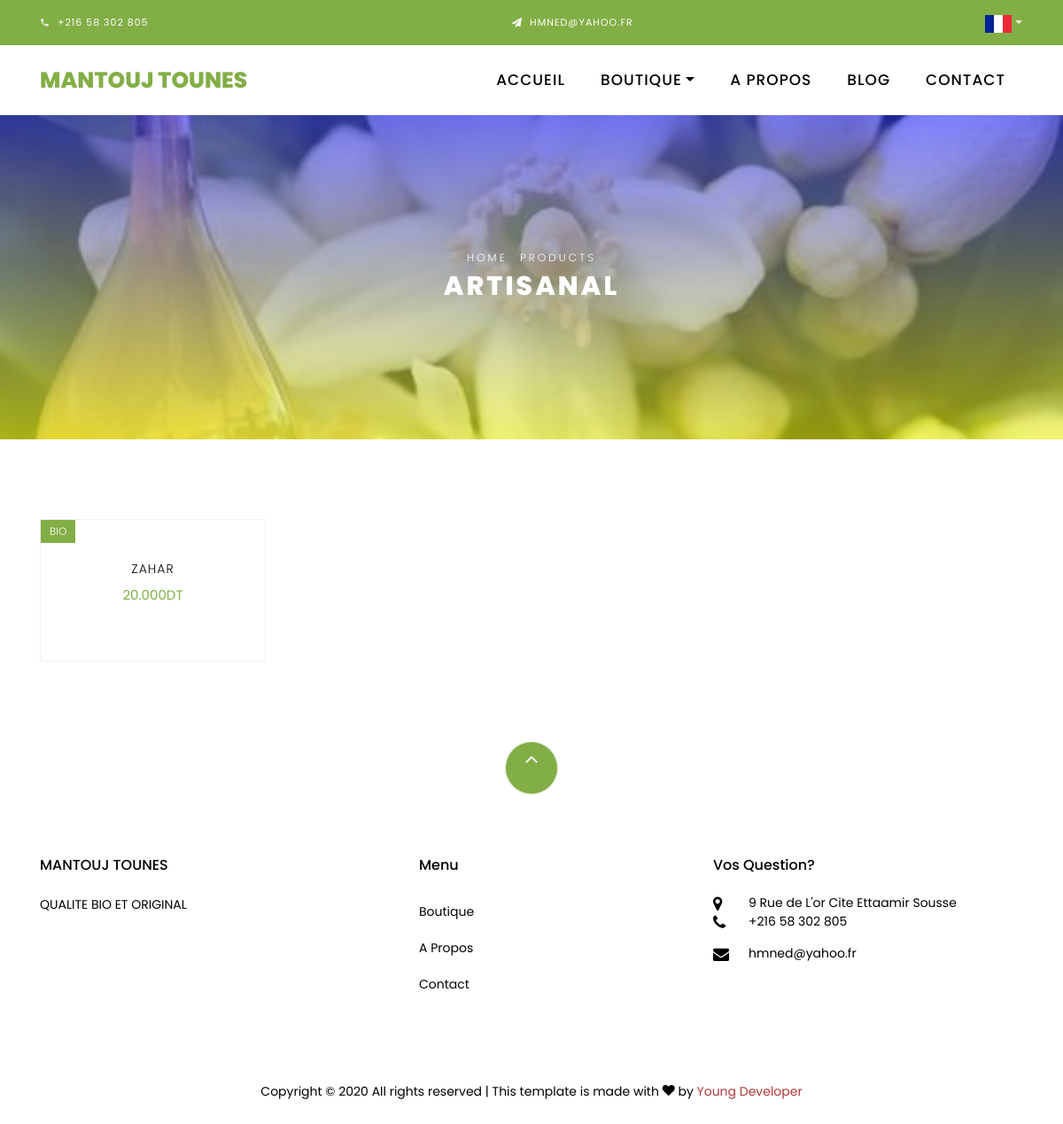
Page /fr/artisanal on the earlier database version.
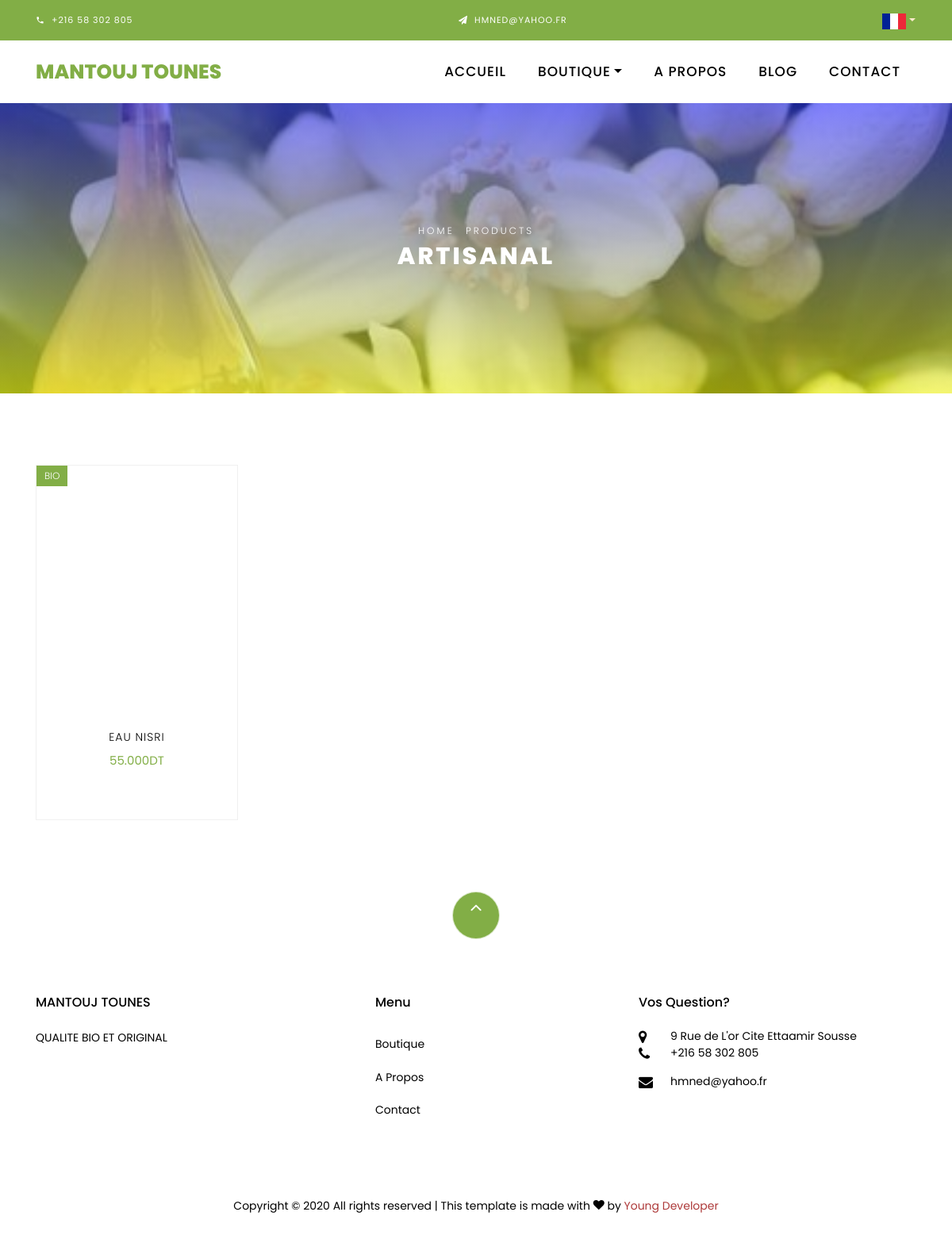
Same page on the later database version.
### fr/models.py (models this page shows, shortened)
class ArtisanalProduct(models.Model):
    name = models.CharField(max_length=50000)
    price = models.DecimalField(decimal_places=3, max_digits=6)
    image = models.ImageField(upload_to='pics')
    description = models.TextField(max_length=10000000)

### fr/views.py (the view)
# urls.py: path('artisanal', views.artisanal, name='artisanal'),
def artisanal(request):
    Products = ArtisanalProduct.objects.all()
    return render(request, 'fr/artisanalfr.html', context={'products': Products})

### template/fr/artisanalfr.html (shortened to what the changed rows need)
{% load static %}
<!DOCTYPE html>
<html lang="en">
<head>
  <link rel="stylesheet" href="{% static 'css/open-iconic-bootstrap.min.css' %}">
  <link rel="stylesheet" href="{% static 'css/animate.css' %}">
  <link rel="stylesheet" href="{% static 'css/owl.carousel.min.css' %}">
  <link rel="stylesheet" href="{% static 'css/owl.theme.default.min.css' %}">
  <link rel="stylesheet" href="{% static 'css/magnific-popup.css' %}">
  <link rel="stylesheet" href="{% static 'css/aos.css' %}">
  <link rel="stylesheet" href="{% static 'css/ionicons.min.css' %}">
  <link rel="stylesheet" href="{% static 'css/bootstrap-datepicker.css' %}">
  <link rel="stylesheet" href="{% static 'css/jquery.timepicker.css' %}">
  <link rel="stylesheet" href="{% static 'css/flaticon.css' %}">
  <link rel="stylesheet" href="{% static 'css/icomoon.css' %}">
  <link rel="stylesheet" href="{% static 'css/style.css' %}">
</head>
<body class="goto-here">
  <div class="hero-wrap hero-bread" style="background-image:linear-gradient(rgba(0, 0, 255, 0.5), rgba(255, 255, 0, 0.5)),
  url({% static 'images/img44.jpg' %});">
    <div class="container">
      <div class="row no-gutters slider-text align-items-center justify-content-center">
        <div class="col-md-9 ftco-animate text-center">
          <h1 class="mb-0 bread">Artisanal</h1>
        </div>
      </div>
    </div>
  </div>
  <section class="ftco-section">
    <div class="container">
      <div class="row">
        {% for prod in products %}
        <div class="col-md-6 col-lg-3 ftco-animate">
          <div class="product">
            <a class="img-prod"><img class="img-fluid" src="{{ prod.image.url }}" alt="Colorlib Template">
              <span class="status">BIO</span>
            </a>
            <div class="text py-3 pb-4 px-3 text-center">
              <h3><a>{{ prod.name }}</a></h3>
              <div class="d-flex">
                <div class="pricing">
                  <p class="price"><span class="price-sale">{{ prod.price }}DT</span>
                  <h3><a>{{ prod.description }}</a></h3>
                  </p>
                </div>
              </div>
            </div>
          </div>
        </div>
        {% endfor %}
      </div>
    </div>
  </section>
  <footer class="ftco-footer ftco-section">
    <div class="container">
      <div class="row mb-5">
        <div class="col-md">
          <div class="ftco-footer-widget mb-4">
            <h2 class="ftco-heading-2">MANTOUJ TOUNES</h2>
          </div>
        </div>
        <div class="col-md">
          <div class="ftco-footer-widget mb-4 ml-md-5">
            <h2 class="ftco-heading-2">Menu</h2>
          </div>
        </div>
        <div class="col-md">
          <div class="ftco-footer-widget mb-4">
            <h2 class="ftco-heading-2">Vos Question?</h2>
          </div>
        </div>
      </div>
    </div>
  </footer>
</body>
</html>

Differences in the rows shown:
removed ArtisanalProduct: name "ZAHAR", price "20.000"
added ArtisanalProduct: name "EAU NISRI", price "55.000"
